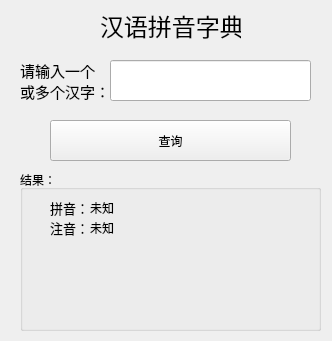
<?xml version="1.0" encoding="UTF-8"?>
<ui version="4.0">
 <class>MainWindow</class>
 <widget class="QMainWindow" name="MainWindow">
  <property name="geometry">
   <rect>
    <x>0</x>
    <y>0</y>
    <width>332</width>
    <height>341</height>
   </rect>
  </property>
  <property name="windowTitle">
   <string>汉语拼音字典</string>
  </property>
  <widget class="QWidget" name="centralwidget">
   <widget class="QLabel" name="title">
    <property name="geometry">
     <rect>
      <x>100</x>
      <y>10</y>
      <width>141</width>
      <height>31</height>
     </rect>
    </property>
    <property name="font">
     <font>
      <family>FZYaoTi</family>
      <pointsize>18</pointsize>
     </font>
    </property>
    <property name="text">
     <string>汉语拼音字典</string>
    </property>
   </widget>
   <widget class="QLabel" name="inputLabel">
    <property name="geometry">
     <rect>
      <x>20</x>
      <y>60</y>
      <width>91</width>
      <height>41</height>
     </rect>
    </property>
    <property name="font">
     <font>
      <family>STZhongsong</family>
      <pointsize>11</pointsize>
     </font>
    </property>
    <property name="text">
     <string>请输入一个
或多个汉字：</string>
    </property>
   </widget>
   <widget class="QLineEdit" name="inputs">
    <property name="geometry">
     <rect>
      <x>110</x>
      <y>60</y>
      <width>201</width>
      <height>41</height>
     </rect>
    </property>
   </widget>
   <widget class="QPushButton" name="queryButton">
    <property name="geometry">
     <rect>
      <x>50</x>
      <y>120</y>
      <width>241</width>
      <height>41</height>
     </rect>
    </property>
    <property name="text">
     <string>查询</string>
    </property>
   </widget>
   <widget class="QGroupBox" name="results">
    <property name="geometry">
     <rect>
      <x>20</x>
      <y>170</y>
      <width>301</width>
      <height>161</height>
     </rect>
    </property>
    <property name="title">
     <string>结果：</string>
    </property>
    <widget class="QLabel" name="pinyinLabel">
     <property name="geometry">
      <rect>
       <x>30</x>
       <y>30</y>
       <width>53</width>
       <height>16</height>
      </rect>
     </property>
     <property name="font">
      <font>
       <family>Arial</family>
       <pointsize>10</pointsize>
      </font>
     </property>
     <property name="text">
      <string>拼音：</string>
     </property>
    </widget>
    <widget class="QLabel" name="zhuyinLabel">
     <property name="geometry">
      <rect>
       <x>30</x>
       <y>50</y>
       <width>53</width>
       <height>16</height>
      </rect>
     </property>
     <property name="font">
      <font>
       <family>Arial</family>
       <pointsize>10</pointsize>
      </font>
     </property>
     <property name="text">
      <string>注音：</string>
     </property>
    </widget>
    <widget class="QLabel" name="resultPinyin">
     <property name="geometry">
      <rect>
       <x>70</x>
       <y>30</y>
       <width>211</width>
       <height>16</height>
      </rect>
     </property>
     <property name="text">
      <string>未知</string>
     </property>
    </widget>
    <widget class="QLabel" name="resultZhuyin">
     <property name="geometry">
      <rect>
       <x>70</x>
       <y>50</y>
       <width>211</width>
       <height>16</height>
      </rect>
     </property>
     <property name="text">
      <string>未知</string>
     </property>
    </widget>
   </widget>
  </widget>
 </widget>
 <resources/>
 <connections/>
</ui>
